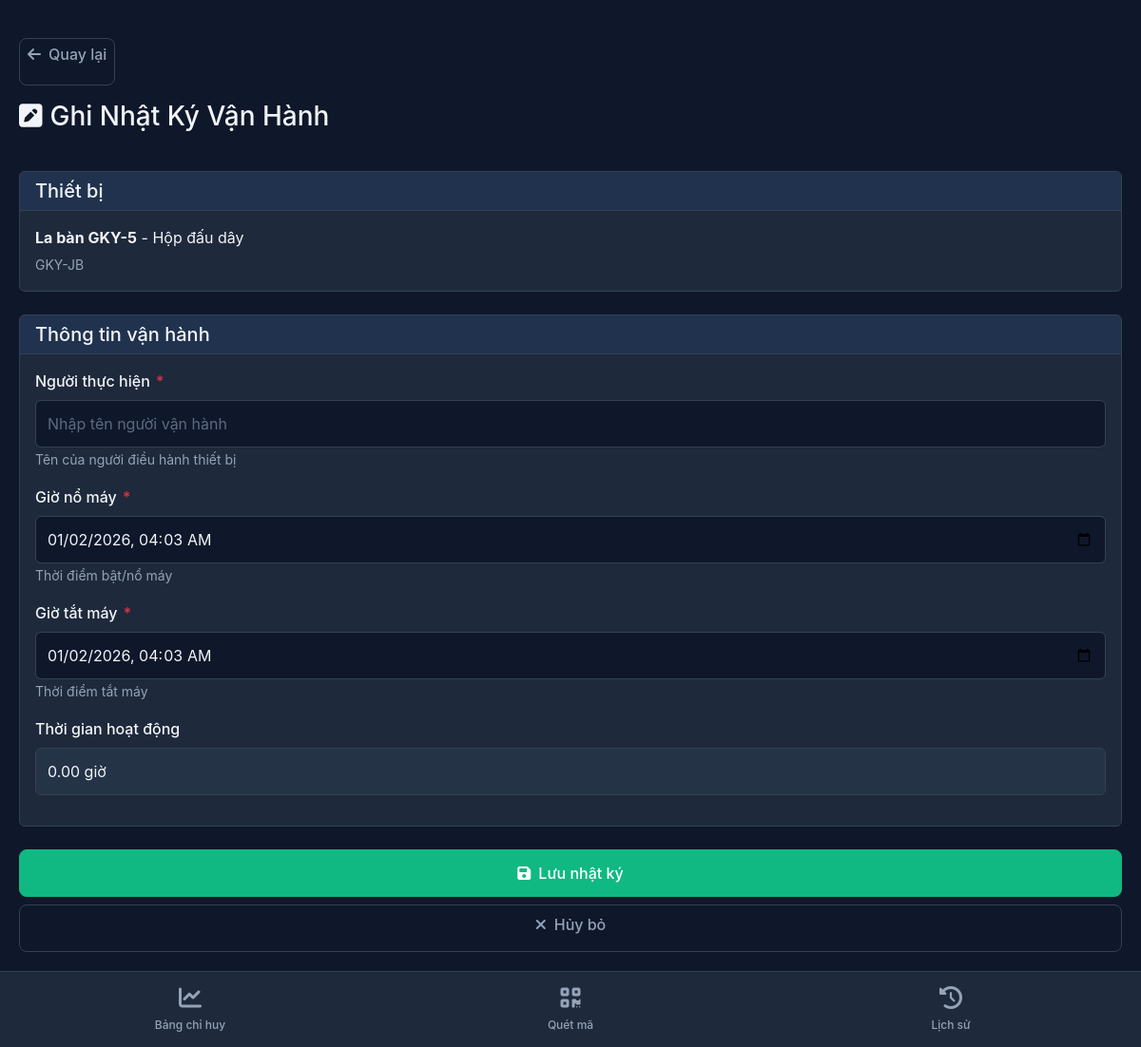
The page /ghi-nhat-ky/GKY-JB/ on the database its author committed.
### qlthietbi/models.py (models this page shows, shortened)
class Device(models.Model):
    department = models.ForeignKey(Department, on_delete = models.CASCADE, verbose_name = "Thuộc ngành")
    name = models.CharField(max_length = 200, verbose_name="Tên thiết bị")
    description = models.TextField(blank = True, verbose_name = "Mô tả")
    total_system_hours = models.FloatField(default = 0.0, verbose_name = "Tổng giờ tích luỹ")
    class Meta:
        verbose_name = "3. Hệ thống thiết bị (Cha)"
        verbose_name_plural = "3. Hệ thống thiết bị (Cha)"

class DeviceUnit(models.Model):
    STATUS_CHOICES = [
        ('NORMAL', 'Hoạt động bình thường'),
        ('MAINTENANCE','Bảo dưỡng'),
        ('ERROR', 'Lỗi')
    ]
    device = models.ForeignKey(Device, on_delete = models.CASCADE, related_name = 'units', verbose_name = "Thuộc Hệ thống")
    location = models.ForeignKey(Location, on_delete = models.SET_NULL, null = True, verbose_name = "Vị trí lắp đặt")
    name = models.CharField(max_length = 200, verbose_name = "Tên khối")
    qr_code = models.CharField(max_length = 50, unique = True, verbose_name = "Mã QR")
    qr_image = models.ImageField(upload_to='qr_codes/units/', blank=True, null=True, verbose_name="Mã QR")
    current_hours = models.FloatField(default = 0.0, verbose_name = "Giờ chạy")
    maintenance_threshold = models.FloatField(default = 500.0, verbose_name = "Định mức bảo dưỡng")
    status = models.CharField(max_length  = 20, choices = STATUS_CHOICES, default = 'NORMAL', verbose_name = "Trạng thái")
    class Meta:
        verbose_name = "4. Khối chi tiết"
        verbose_name_plural = "4. Khối chi tiết"

### qlthietbi/views.py (the view, shortened to what this page needs)
# urls.py: path('ghi-nhat-ky/<str:qr_code>/', views.log_entry, name='log_entry'),
@require_http_methods(["GET", "POST"])
def log_entry(request, qr_code):
    device_unit = get_object_or_404(DeviceUnit, qr_code=qr_code)
    device = device_unit.device
    context = {
        'device': device,
        'device_unit': device_unit,
    }
    return render(request, 'qlthietbi/log_entry.html', context)

### qlthietbi/templates/qlthietbi/log_entry.html (shortened to what this page needs)
{% extends 'qlthietbi/base.html' %}
{% block content %}
<div class="row mb-4">
    <div class="col-12">
        <a href="{% url 'device_detail' device_unit.qr_code %}" class="btn btn-sm btn-outline-secondary mb-3">
            <i class="fas fa-arrow-left me-2"></i>Quay lại
        </a>
        <h1 class="h3 mb-3">
            <i class="fas fa-pen-square me-2"></i>Ghi Nhật Ký Vận Hành
        </h1>
    </div>
</div>
<div class="row mb-4">
    <div class="col-12">
        <div class="card">
            <div class="card-header">
                <h5 class="mb-0">Thiết bị</h5>
            </div>
            <div class="card-body">
                <p class="mb-1">
                    <strong>{{ device.name }}</strong> - {{ device_unit.name }}
                </p>
                <small class="text-muted">{{ device_unit.qr_code }}</small>
            </div>
        </div>
    </div>
</div>
<div class="row">
    <div class="col-12">
        <form method="post" id="log-form">
            <div class="card">
                <div class="card-header">
                    <h5 class="mb-0">Thông tin vận hành</h5>
                </div>
                <div class="card-body">
                    <div class="mb-3">
                        <label for="operator_name" class="form-label">Người thực hiện <span class="text-danger">*</span></label>
                        <input
                            type="text"
                            class="form-control"
                            id="operator_name"
                            name="operator_name"
                            placeholder="Nhập tên người vận hành"
                            required
                        >
                        <small class="form-text text-muted">Tên của người điều hành thiết bị</small>
                    </div>
                    <div class="mb-3">
                        <label for="start_time" class="form-label">Giờ nổ máy <span class="text-danger">*</span></label>
                        <input
                            type="datetime-local"
                            class="form-control"
                            id="start_time"
                            name="start_time"
                            required
                        >
                        <small class="form-text text-muted">Thời điểm bật/nổ máy</small>
                    </div>
                    <div class="mb-3">
                        <label for="end_time" class="form-label">Giờ tắt máy <span class="text-danger">*</span></label>
                        <input
                            type="datetime-local"
                            class="form-control"
                            id="end_time"
                            name="end_time"
                            required
                        >
                        <small class="form-text text-muted">Thời điểm tắt máy</small>
                    </div>
                    <div class="mb-3">
                        <label for="duration_display" class="form-label">Thời gian hoạt động</label>
                        <input
                            type="text"
                            class="form-control"
                            id="duration_display"
                            placeholder="-- giờ"
                            readonly
                            style="background-color: rgba(65, 90, 119, 0.2); cursor: not-allowed;"
                        >
                    </div>
                </div>
            </div>
            <div class="d-grid gap-2 mt-4">
                <button type="submit" class="btn btn-success btn-lg">
                    <i class="fas fa-save me-2"></i>Lưu nhật ký
                </button>
                <a href="{% url 'device_detail' device_unit.qr_code %}" class="btn btn-outline-secondary btn-lg">
                    <i class="fas fa-times me-2"></i>Hủy bỏ
                </a>
            </div>
        </form>
    </div>
</div>
{% endblock %}

### qlthietbi/templates/qlthietbi/base.html (style rules this page uses)
:root { --bg-primary: #0f172a; --bg-surface: #1e293b; --text-primary: #f1f5f9; --text-muted: #94a3b8; --border-color: #334155; --accent-primary: #3b82f6; --accent-success: #10b981; --accent-warning: #f59e0b; --accent-danger: #ef4444; }
* { margin: 0; padding: 0; box-sizing: border-box; }
body { background-color: var(--bg-primary); color: var(--text-primary); font-family: -apple-system, BlinkMacSystemFont, 'Segoe UI', Roboto, 'Helvetica Neue', Arial, sans-serif; padding-bottom: 80px; }
.card { background-color: var(--bg-surface); border: 1px solid var(--border-color); color: var(--text-primary); }
.card-header { background-color: rgba(59, 130, 246, 0.1); border-bottom: 1px solid var(--border-color); }
.btn { min-height: 50px; font-weight: 500; border-radius: 8px; font-size: 16px; }
.btn-success { background-color: var(--accent-success); border-color: var(--accent-success); }
.btn-outline-secondary { border-color: var(--border-color); color: var(--text-muted); }
.form-control, .form-select { background-color: var(--bg-primary); border: 1px solid var(--border-color); color: var(--text-primary); min-height: 50px; font-size: 16px; }
.form-control::placeholder { color: #64748b; font-weight: 400; opacity: 0.9; }
.form-label { color: var(--text-primary); font-weight: 500; margin-bottom: 8px; }
.form-label .text-danger { color: var(--accent-danger); margin-left: 2px; }
.text-muted { color: var(--text-muted) !important; }

### rows shown on the page
Device: name "La bàn GKY-5"
DeviceUnit: name "Hộp đấu dây", qr_code "GKY-JB"
